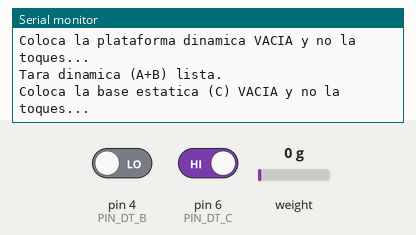
A sketch run on a simulated Arduino Uno, built with avr-gcc and run on an emulated ATmega328P. On the bench: the last lines printed to the serial monitor. Wiring (inferred from the names in the program): HX711 load-cell converter: data pin 3; SCK pin 2. Inputs (shaded band) come from the test bench; at power-on: pin 6 (PIN_DT_C) HIGH, weight on the scale 0 g, pin 4 (PIN_DT_B) LOW.

Above: at 2.8 s.
2.9 s: pin 6 (PIN_DT_C) driven LOW
At 5.1 s:
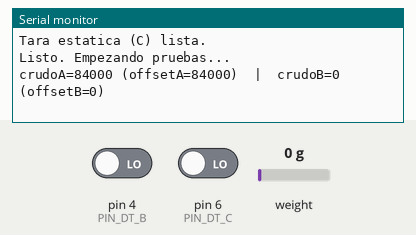
5.5 s: weight on the scale set to 100 g
At 6.9 s:
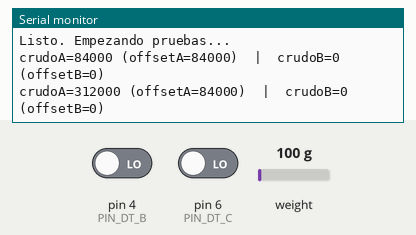

Measured:
- after the input at 2.9 s, the serial monitor: prints a new line after 1.1 s (image 1)
- after the input at 5.5 s, the serial monitor: prints a new line after 0.06 s (image 2)

The sketch:

PesajeTest.ino
```cpp
/*
  PesajeTest.ino
  Sketch de prueba AISLADO para el módulo de Pesaje

  Sirve para:
   - Verificar que las lecturas de Sensor A, B y C llegan correctamente.
   - Calibrar factores de escala y tara con un peso conocido.
   - Ver en el Monitor Serial cuándo se detecta la meseta y qué peso calcula.

  No depende de ningún otro módulo del equipo (garita, grúa, patio, etc.).
  Cuando ya esté calibrado y probado, este archivo NO se sube al main
  final -> ahí solo se usan Pesaje.h / Pesaje.cpp como se mostró antes.

  Requiere en la misma carpeta del sketch (o como librería local):
    Pesaje.h
    Pesaje.cpp
*/

#include "Pesaje.h"

// Modo de prueba
// 1 = solo ver lecturas crudas de A y B (para calibrar factor y tara)
// 2 = probar la detección de meseta / pesaje dinámico completo
// 3 = probar la lectura estática (Sensor C) bajo demanda
// 4 = DIAGNOSTICO: imprime valores crudos de A y B en cada lectura exitosa
//     (usa este modo primero si el peso siempre te da 0)
#define MODO_PRUEBA 4

// Factores de calibración iniciales (AJUSTAR con un peso conocido)
float FACTOR_A = 2280.0;
float FACTOR_B = 2280.0;
float FACTOR_C = 2280.0;

unsigned long ultimoPrintMs = 0;

void setup() {
  Serial.begin(115200);
  while (!Serial) { ; }

  Serial.println(F("=== PORTUS - Prueba de modulo de Pesaje ==="));

  Pesaje_init();
  Pesaje_setFactorCalibracion(FACTOR_A, FACTOR_B, FACTOR_C);

  Serial.println(F("Coloca la plataforma dinamica VACIA y no la toques..."));
  delay(2000);
  Pesaje_tararDinamico();
  Serial.println(F("Tara dinamica (A+B) lista."));

  Serial.println(F("Coloca la base estatica (C) VACIA y no la toques..."));
  delay(2000);
  Pesaje_tararEstatico();
  Serial.println(F("Tara estatica (C) lista."));

  Serial.println(F("Listo. Empezando pruebas..."));
  Serial.println();

#if MODO_PRUEBA == 3
  Pesaje_solicitarLecturaEstatica();
#endif
}

void loop() {
  Pesaje_actualizar();

#if MODO_PRUEBA == 2
  // Modo 2: pesaje dinámico completo
  if (Pesaje_hayResultadoDinamico()) {
    float peso = Pesaje_obtenerPesoDinamico();
    Serial.print(F(">> MESETA DETECTADA. Peso dinamico (A+B): "));
    Serial.print(peso, 1);
    Serial.println(F(" g"));

    Pesaje_resetDinamico();
    Serial.println(F("Listo para el siguiente vehiculo..."));
  }
#endif

#if MODO_PRUEBA == 4
  // Modo 4: diagnóstico crudo. Imprime cada vez que Pesaje_actualizar()
  // logra una lectura sincronizada nueva de A y B (aunque no haya meseta).
  static long ultimoImpresoA = -999999;
  static long ultimoImpresoB = -999999;
  long crudoA = Pesaje_debugCrudoA();
  long crudoB = Pesaje_debugCrudoB();
  if (crudoA != ultimoImpresoA || crudoB != ultimoImpresoB) {
    ultimoImpresoA = crudoA;
    ultimoImpresoB = crudoB;
    Serial.print(F("crudoA=")); Serial.print(crudoA);
    Serial.print(F(" (offsetA=")); Serial.print(Pesaje_debugOffsetA()); Serial.print(F(")"));
    Serial.print(F("  |  crudoB=")); Serial.print(crudoB);
    Serial.print(F(" (offsetB=")); Serial.print(Pesaje_debugOffsetB()); Serial.println(F(")"));
  }
#endif

#if MODO_PRUEBA == 3
  // Modo 3: pesaje estático puntual
  if (Pesaje_hayLecturaEstatica()) {
    float pesoC = Pesaje_obtenerPesoEstatico();
    Serial.print(F(">> Lectura estatica (C): "));
    Serial.print(pesoC, 1);
    Serial.println(F(" g"));

    delay(2000); // espera antes de pedir otra lectura
    Pesaje_solicitarLecturaEstatica();
  }
#endif

  // Reporte periódico simple (util en modo 1 para ver que los sensores respondan)
  if (millis() - ultimoPrintMs >= 500) {
    ultimoPrintMs = millis();
#if MODO_PRUEBA == 1
    Serial.print(F("Esperando ciclos del timer... (deberias ver el peso cambiar al poner algo encima)"));
    Serial.println();
#endif
  }
}
```

Pesaje.cpp
```cpp
/*
  Pesaje.cpp
  Implementación del módulo de pesaje para PORTUS - Fase 1.

  Diseño:
  - Timer1 en modo CTC genera una interrupción periódica (por defecto
    cada 20 ms) que solo levanta una bandera ("tick"). Toda la lectura
    real de los HX711 ocurre en Pesaje_actualizar(), llamada desde
    loop() -> nunca se bloquea el resto del sistema dentro de una ISR.
  - La lectura de Sensor A y Sensor B se hace por manipulación directa
    de puertos, pulsando UNA sola vez el reloj compartido (pin 2) y
    leyendo ambos DOUT en cada pulso -> ambas conversiones corresponden
    exactamente al mismo instante, como pide la especificación.
  - Se acumulan muestras de peso total (A+B) mientras el valor se
    mantenga estable (delta pequeño entre muestras consecutivas) durante
    al menos MUESTRAS_MESETA_MIN muestras. Al terminar la meseta se
    calcula la mediana de esas muestras -> ese es el peso reportado.
  - Sensor C (estático) se lee con el mismo esquema de bit-banging pero
    en un solo canal, bajo demanda (Pesaje_solicitarLecturaEstatica()).
*/

#include "Pesaje.h"

// Configuración ajustable
static const uint16_t INTERVALO_MUESTREO_MS   = 20;   // periodo del timer
static const uint8_t  MUESTRAS_MESETA_MIN     = 20;   // ~0.4s a 20ms; súbelo si tu meseta real es de 1.4s
static const float    DELTA_ESTABLE_GRAMOS    = 300.0; // tolerancia entre muestras consecutivas para considerarlas "meseta"
static const uint8_t  MAX_MUESTRAS_BUFFER     = 80;    // suficiente para ~1.6s a 20ms

// Estado interno: dinámico (A+B)
static volatile bool  tickTimer = false;

static float factorCalA = 1.0, factorCalB = 1.0, factorCalC = 1.0;
static long  offsetA = 0, offsetB = 0, offsetC = 0;

static float bufferMuestras[MAX_MUESTRAS_BUFFER];
static uint8_t indiceBuffer = 0;
static uint8_t muestrasEstablesSeguidas = 0;
static float ultimaMuestraSuma = 0;
static bool  enMeseta = false;
static bool  resultadoListo = false;
static float pesoDinamicoFinal = 0;

static long  ultimoCrudoA = 0;
static long  ultimoCrudoB = 0;

// Estado interno: estático (C)
static bool  lecturaEstaticaPendiente = false;
static bool  lecturaEstaticaLista = false;
static float pesoEstaticoFinal = 0;

// Utilidades de bajo nivel HX711

// Lee 24 bits de UN canal HX711 (uso para el sensor estático).
// Bit-banging simple; no es time-critical porque el vehículo está detenido.
static long hx711_leerCanal(uint8_t pinDT, uint8_t pinSCK) {
  while (digitalRead(pinDT) == HIGH) {
    // esperar a que el HX711 tenga datos listos (DOUT baja)
    // (en un diseño más estricto esto se controlaría con timeout)
  }

  long valor = 0;
  for (uint8_t i = 0; i < 24; i++) {
    digitalWrite(pinSCK, HIGH);
    delayMicroseconds(1);
    valor = (valor << 1) | digitalRead(pinDT);
    digitalWrite(pinSCK, LOW);
    delayMicroseconds(1);
  }
  // 25° pulso: fija ganancia 128 para el próximo ciclo (canal A por defecto)
  digitalWrite(pinSCK, HIGH);
  delayMicroseconds(1);
  digitalWrite(pinSCK, LOW);

  // Extender el signo (complemento a 2 de 24 bits)
  if (valor & 0x800000) {
    valor |= 0xFF000000;
  }
  return valor;
}

// Lee A y B EN EL MISMO PULSO DE RELOJ (pin 2 compartido).
// Devuelve true si ambos sensores tenían datos listos y se leyeron.
static bool hx711_leerParSincronizado(long &valorA, long &valorB) {
  // Ambos DOUT deben estar en LOW (datos listos) antes de empezar
  if (digitalRead(PIN_DT_A) == HIGH || digitalRead(PIN_DT_B) == HIGH) {
    return false; // todavía no hay datos nuevos en alguno de los dos
  }

  valorA = 0;
  valorB = 0;
  for (uint8_t i = 0; i < 24; i++) {
    digitalWrite(PIN_SCK_DINAMICO, HIGH);
    delayMicroseconds(1);
    // Se leen ambos DOUT en el mismo flanco -> misma "foto" de instante
    valorA = (valorA << 1) | digitalRead(PIN_DT_A);
    valorB = (valorB << 1) | digitalRead(PIN_DT_B);
    digitalWrite(PIN_SCK_DINAMICO, LOW);
    delayMicroseconds(1);
  }
  // 25° pulso: ganancia 128, canal A, para ambos módulos
  digitalWrite(PIN_SCK_DINAMICO, HIGH);
  delayMicroseconds(1);
  digitalWrite(PIN_SCK_DINAMICO, LOW);

  if (valorA & 0x800000) valorA |= 0xFF000000;
  if (valorB & 0x800000) valorB |= 0xFF000000;
  return true;
}

// ---------------- Timer1 (Mega) en modo CTC ----------------
// Genera una interrupción cada INTERVALO_MUESTREO_MS.
static void timer1_configurar(uint16_t intervaloMs) {
  noInterrupts();
  TCCR1A = 0;
  TCCR1B = 0;
  TCNT1  = 0;

  // Prescaler 256 -> 16MHz/256 = 62500 ticks/seg -> 1 tick = 16us
  uint32_t ticks = (uint32_t)intervaloMs * 1000UL / 16UL;
  OCR1A = (uint16_t)(ticks - 1);

  TCCR1B |= (1 << WGM12);              // modo CTC
  TCCR1B |= (1 << CS12);               // prescaler 256
  TIMSK1 |= (1 << OCIE1A);             // habilita interrupción por comparación
  interrupts();
}

ISR(TIMER1_COMPA_vect) {
  tickTimer = true; // la ISR solo señaliza; nada de lógica pesada aquí
}

// Mediana
static float calcularMediana(float *datos, uint8_t n) {
  // Ordenamiento simple (n es pequeño, ~20-80 muestras: suficiente)
  for (uint8_t i = 0; i < n - 1; i++) {
    for (uint8_t j = 0; j < n - i - 1; j++) {
      if (datos[j] > datos[j + 1]) {
        float tmp = datos[j];
        datos[j] = datos[j + 1];
        datos[j + 1] = tmp;
      }
    }
  }
  if (n % 2 == 1) {
    return datos[n / 2];
  } else {
    return (datos[n / 2 - 1] + datos[n / 2]) / 2.0;
  }
}

// API pública

void Pesaje_init() {
  pinMode(PIN_SCK_DINAMICO, OUTPUT);
  pinMode(PIN_DT_A, INPUT);
  pinMode(PIN_DT_B, INPUT);
  digitalWrite(PIN_SCK_DINAMICO, LOW);

  pinMode(PIN_SCK_ESTATICO, OUTPUT);
  pinMode(PIN_DT_C, INPUT);
  digitalWrite(PIN_SCK_ESTATICO, LOW);

  indiceBuffer = 0;
  muestrasEstablesSeguidas = 0;
  enMeseta = false;
  resultadoListo = false;

  timer1_configurar(INTERVALO_MUESTREO_MS);
}

void Pesaje_setFactorCalibracion(float factorA, float factorB, float factorC) {
  factorCalA = factorA;
  factorCalB = factorB;
  factorCalC = factorC;
}

void Pesaje_tararDinamico() {
  long a, b;
  // Se descartan lecturas hasta obtener un par válido
  while (!hx711_leerParSincronizado(a, b)) { /* esperar */ }
  offsetA = a;
  offsetB = b;
}

void Pesaje_tararEstatico() {
  offsetC = hx711_leerCanal(PIN_DT_C, PIN_SCK_ESTATICO);
}

void Pesaje_actualizar() {
  if (!tickTimer) return;
  tickTimer = false;

  // Si ya hay un resultado pendiente de ser leído por el main, no seguir acumulando
  if (resultadoListo) return;

  long crudoA, crudoB;
  if (!hx711_leerParSincronizado(crudoA, crudoB)) {
    return; // todavía no había datos nuevos en este ciclo
  }

  ultimoCrudoA = crudoA;
  ultimoCrudoB = crudoB;

  float pesoA = (crudoA - offsetA) / factorCalA;
  float pesoB = (crudoB - offsetB) / factorCalB;
  float sumaActual = pesoA + pesoB;

  if (indiceBuffer == 0) {
    // primera muestra del posible nuevo vehículo
    ultimaMuestraSuma = sumaActual;
    muestrasEstablesSeguidas = 1;
  } else {
    float delta = abs(sumaActual - ultimaMuestraSuma);
    if (delta <= DELTA_ESTABLE_GRAMOS) {
      muestrasEstablesSeguidas++;
    } else {
      // el peso cambió bruscamente (vehículo entrando o saliendo de la
      // plataforma) -> reiniciamos la ventana de estabilidad
      muestrasEstablesSeguidas = 1;
      indiceBuffer = 0;
    }
    ultimaMuestraSuma = sumaActual;
  }

  if (indiceBuffer < MAX_MUESTRAS_BUFFER) {
    bufferMuestras[indiceBuffer++] = sumaActual;
  }

  if (muestrasEstablesSeguidas >= MUESTRAS_MESETA_MIN && !resultadoListo) {
    // Tomamos las últimas MUESTRAS_MESETA_MIN muestras (la meseta real)
    uint8_t inicio = indiceBuffer - MUESTRAS_MESETA_MIN;
    pesoDinamicoFinal = calcularMediana(&bufferMuestras[inicio], MUESTRAS_MESETA_MIN);
    resultadoListo = true;
  }

  // Lectura estática solicitada, se atiende cuando toque este mismo tick
  if (lecturaEstaticaPendiente) {
    long crudoC = hx711_leerCanal(PIN_DT_C, PIN_SCK_ESTATICO);
    pesoEstaticoFinal = (crudoC - offsetC) / factorCalC;
    lecturaEstaticaPendiente = false;
    lecturaEstaticaLista = true;
  }
}

bool Pesaje_hayResultadoDinamico() {
  return resultadoListo;
}

float Pesaje_obtenerPesoDinamico() {
  return pesoDinamicoFinal;
}

void Pesaje_resetDinamico() {
  indiceBuffer = 0;
  muestrasEstablesSeguidas = 0;
  enMeseta = false;
  resultadoListo = false;
}

void Pesaje_solicitarLecturaEstatica() {
  lecturaEstaticaLista = false;
  lecturaEstaticaPendiente = true;
}

bool Pesaje_hayLecturaEstatica() {
  return lecturaEstaticaLista;
}

float Pesaje_obtenerPesoEstatico() {
  return pesoEstaticoFinal;
}

long Pesaje_debugCrudoA() { return ultimoCrudoA; }
long Pesaje_debugCrudoB() { return ultimoCrudoB; }
long Pesaje_debugOffsetA() { return offsetA; }
long Pesaje_debugOffsetB() { return offsetB; }
```

Pesaje.h
```cpp
/*
  Pesaje.h
  Módulo de pesaje dinámico (Base 1: Sensor A + Sensor B) y
  pesaje estático (Base 2: Sensor C) para PORTUS - Fase 1.

  Uso desde main.ino:

    #include "Pesaje.h"

    void setup() {
      Pesaje_init();
    }

    void loop() {
      Pesaje_actualizar();

      if (Pesaje_hayResultadoDinamico()) {
        float peso = Pesaje_obtenerPesoDinamico();
        // ... el main decide qué hacer con el peso (comparar
        // contra el manifiesto, mover la aguja desviadora, etc.)
        Pesaje_resetDinamico(); // listo para el siguiente vehículo
      }
    }
*/

#ifndef PESAJE_H
#define PESAJE_H

#include <Arduino.h>

// Pines (Arduino Mega)
// Base 1 - Pesaje dinámico (Sensor A + Sensor B)
#define PIN_SCK_DINAMICO   2   // compartido entre A y B
#define PIN_DT_A           3
#define PIN_DT_B           4

// Base 2 - Pesaje estático (Sensor C)
#define PIN_SCK_ESTATICO   5
#define PIN_DT_C           6

// API del módulo

// Configura pines, timer y variables internas. Llamar una vez en setup().
void Pesaje_init();

// Debe llamarse en cada iteración de loop(). No bloqueante.
// Internamente decide, según el temporizador, si toca tomar una
// nueva muestra de A+B y actualizar el estado de la meseta.
void Pesaje_actualizar();

// Pesaje dinámico (A + B)

// true cuando ya se detectó una meseta estable y se calculó el peso.
bool Pesaje_hayResultadoDinamico();

// Peso total del vehículo (mediana de las muestras de la meseta), en gramos.
// Solo válido si Pesaje_hayResultadoDinamico() es true.
float Pesaje_obtenerPesoDinamico();

// Limpia el resultado y reinicia la detección de meseta para el próximo vehículo.
void Pesaje_resetDinamico();

// Pesaje estático (C)

// Pide una lectura puntual de la celda estática (no requiere meseta,
// asume vehículo detenido). El resultado queda disponible unos ciclos después.
void Pesaje_solicitarLecturaEstatica();

// true cuando la lectura estática solicitada ya está lista.
bool Pesaje_hayLecturaEstatica();

// Último peso estático calculado, en gramos.
float Pesaje_obtenerPesoEstatico();

// Diagnóstico
// Últimos valores crudos leídos de A y B (cuentas HX711, sin tara/factor).
// Útiles para verificar en el Monitor Serial si los sensores realmente
// están cambiando cuando pones/quitas peso.
long Pesaje_debugCrudoA();
long Pesaje_debugCrudoB();
long Pesaje_debugOffsetA();
long Pesaje_debugOffsetB();

// Calibración
// Ajusta el factor de escala (cuentas HX711 -> gramos) de cada celda.
// Deben calibrarse físicamente con un peso conocido antes de usar el sistema.
void Pesaje_setFactorCalibracion(float factorA, float factorB, float factorC);

// Ajusta el offset (lectura con la plataforma vacía / tara del sensor).
void Pesaje_tararDinamico();
void Pesaje_tararEstatico();

#endif
```
